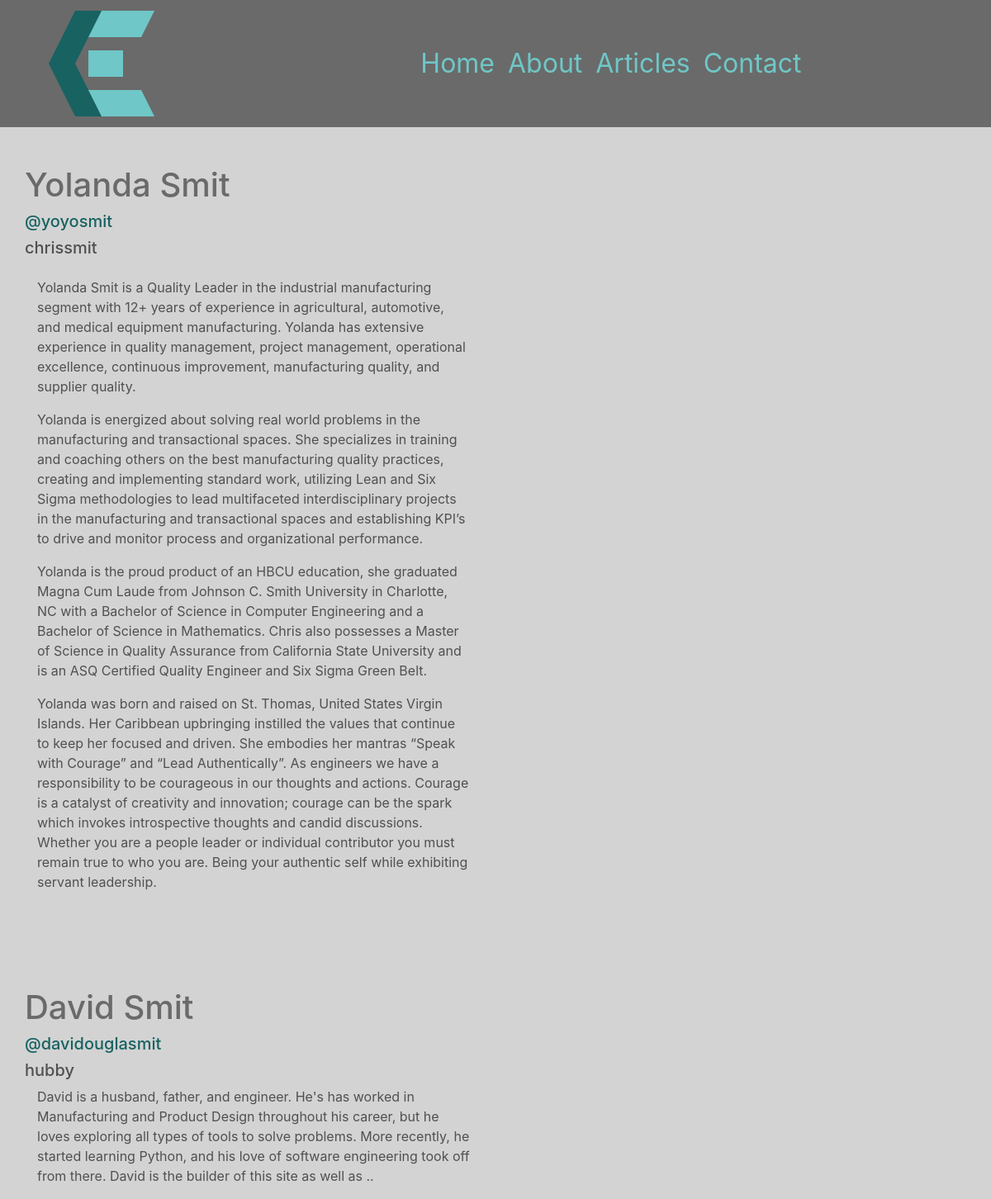
/about, run on the app's committed database.
### chrissmit/services/db_models.py (models this page shows, shortened)
class User(db.Model, UserMixin):
    id = db.Column(db.Integer, primary_key=True, )
    username = db.Column(db.String(20), unique=True, nullable=False, )
    full_name = db.Column(db.String(45), unique=False, nullable=False,)
    twitter_handle = db.Column(db.String(20), unique=True, nullable=False,)
    email = db.Column(db.String(120), unique=True, nullable=False, )
    image_file = db.Column(db.String(20), nullable=False, default='default.svg', )
    password = db.Column(db.String(60), nullable=False, )
    posts = db.relationship('Post', backref='author', lazy=True)
    content = db.Column(db.Text, nullable=False)

### chrissmit/views/navigation_views.py (the view)
@blueprint.route('/about')
def about():
    last_four = article.get_last_four_articles()
    authors = profile.get_all()
    return render_template(
        template_name_or_list='navigation/about.html',
        recent_articles=last_four,
        authors=authors,
        )

### chrissmit/services/article.py (called while the page is built)
def get_last_four_articles():
    return articles[-4:]

### chrissmit/services/profile.py (called while the page is built)
def get_all():
    return User.query.all()

### chrissmit/templates/navigation/about.html (shortened to what this page needs)
{% extends "shared/_layout.html" %}
{% block main_content %}
    {% if authors %}
        {% for author in authors %}
            <div class="main_content row">
                <h1>{{ author.full_name }}</h1>
            </div>
            <div class="row">
                <h5><a href="https://www.twitter.com/{{ author.twitter_handle }}">{{ author.twitter_handle }}</a></h5>
            </div>
            <div class="row">
                <h5>{{ author.username }}</h5>
            </div>
            <div class="row">
                <div class="col-lg-7">
                    <p >
                        {{ author.content | safe }}
                    </p>
                </div>
                <div class="col-lg-4">
                </div>
            </div>
        {% endfor %}
    {%  endif %}
{% endblock %}

### chrissmit/static/css/site.css (style rules this page uses)
html { background-color: lightgray; }
body { background-color: lightgray; }
.main_content { margin-top: 100px; color: rgba(80,80,80,1); background-color: lightgray; border: 2px height: 100%; }
h1 { color: rgba(80,80,80,0.80); }
a { color: #186262; }

### data on the page
User: full_name "Yolanda Smit", twitter_handle "@yoyosmit", username "chrissmit", content "Yolanda Smit is a Quality Leader in the industrial manufacturing segment with 12+ years of experience in agricultural, automotive, and medical equipment manufacturing. Yolanda has extensive experience in quality management, project management, operational excellence, continuous improvement, manufacturing quality, and supplier quality. Yolanda is energized about solving real world problems in the manufacturing and transactional spaces. She specializes in training and coaching others on the best manufacturing quality practices, creating and implementing standard work, utilizing Lean and Six Sigma methodologies to lead multifaceted interdisciplinary projects in the manufacturing and…"
User: full_name "David Smit", twitter_handle "@davidouglasmit", username "hubby", content "David is a husband, father, and engineer. He's has worked in Manufacturing and Product Design throughout his career, but he loves exploring all types of tools to solve problems. More recently, he started learning Python, and his love of software engineering took off from there. David is the builder of this site as well as .."
